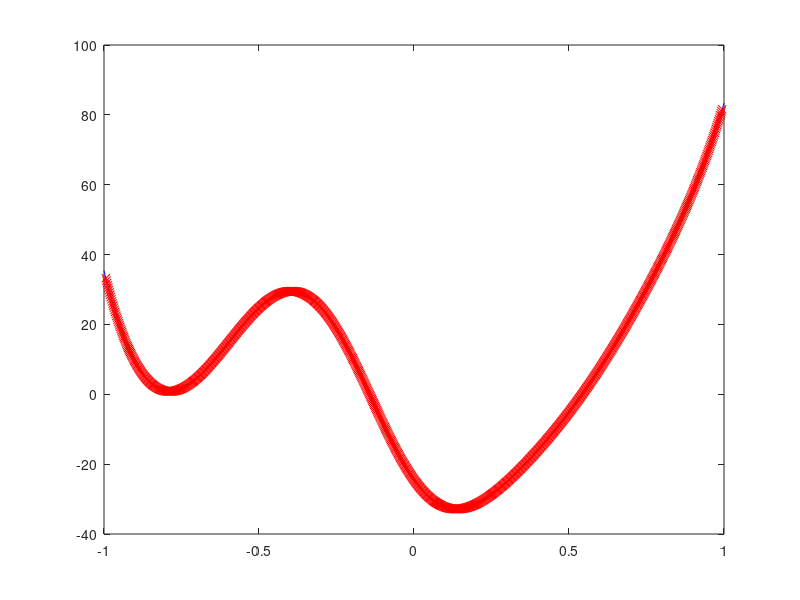
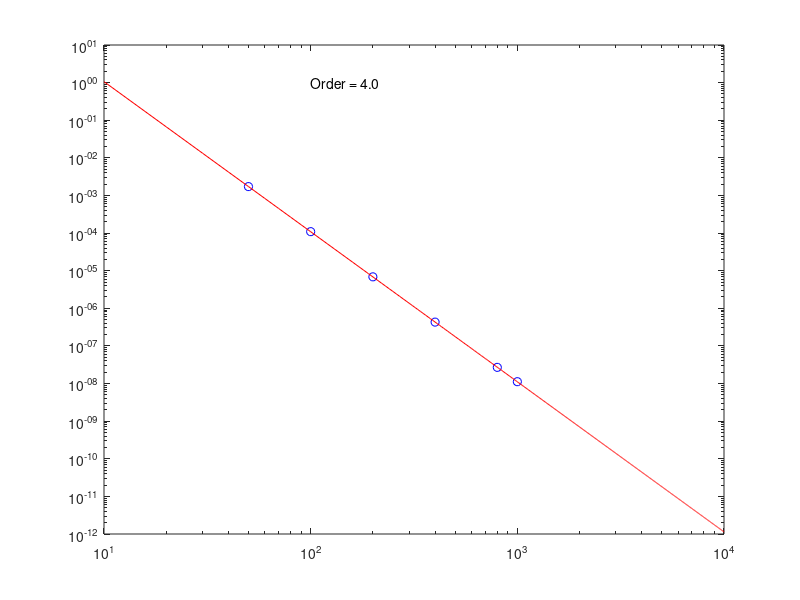

Write the MATLAB code that produced these figures, in order.
%%%%%%%%%%%%%%%%%%%%%%%%%%%%%%%%%%%%%%%%%%%%%%%%%%%%%%%%%%%%%%%%%%%%%%%%%%%%%
%
% test_2nd_derivative_stencil_4th_order.m checks that the fourth-order 
% accurate stencil for the second derivative operator is correct and 
% yields the expected order of accuracy.
%
%%%%%%%%%%%%%%%%%%%%%%%%%%%%%%%%%%%%%%%%%%%%%%%%%%%%%%%%%%%%%%%%%%%%%%%%%%%%%

%%%%%%%%%%%%%%%%%%%%%%%%%%%%%%%%%%%%%%%%%%%%%%%%%%%%%%%%%%%%%%
% MATLAB parameters
%%%%%%%%%%%%%%%%%%%%%%%%%%%%%%%%%%%%%%%%%%%%%%%%%%%%%%%%%%%%%%
clear;
format long;
format compact;


%%%%%%%%%%%%%%%%%%%%%%%%%%%%%%%%%%%%%%%%%%%%%%%%%%%%%%%%%%%%%%
% numerical parameters
%%%%%%%%%%%%%%%%%%%%%%%%%%%%%%%%%%%%%%%%%%%%%%%%%%%%%%%%%%%%%%
N = [50 100 200 400 800 1000];
stencil = [-1/12, 4/3, -5/2, 4/3, -1/12];


%%%%%%%%%%%%%%%%%%%%%%%%%%%%%%%%%%%%%%%%%%%%%%%%%%%%%%%%%%%%%%
% compute error for different dx
%%%%%%%%%%%%%%%%%%%%%%%%%%%%%%%%%%%%%%%%%%%%%%%%%%%%%%%%%%%%%%
err_d2f = zeros(size(N));
for i = 1:length(N)

  %%%%%%%%%%%%%%%%%%%%%%%%%%%%%%%%%%%%%%%%%%%%%%%%%%%%%%%%%%%%%%
  % compute grid and stencil
  %%%%%%%%%%%%%%%%%%%%%%%%%%%%%%%%%%%%%%%%%%%%%%%%%%%%%%%%%%%%%%
  dx = 2/N(i);
  x = -1:dx:1;

  %%%%%%%%%%%%%%%%%%%%%%%%%%%%%%%%%%%%%%%%%%%%%%%%%%%%%%%%%%%%%%
  % compare results of applying stencil to known function 
  % with analytical formulae
  %%%%%%%%%%%%%%%%%%%%%%%%%%%%%%%%%%%%%%%%%%%%%%%%%%%%%%%%%%%%%%
  f = exp(cos(3*x))+sin(5*x)+x.^8;
  d2f_exact = -9*cos(3*x).*exp(cos(3*x)) ...
            + 9*(sin(3*x).^2).*exp(cos(3*x)) ...
            - 25*sin(5*x) + 56*x.^6;
  d2f_approx = zeros(size(x));
  for j = 3:length(x)-2
    d2f_approx(j) = sum(f(j-2:j+2).*stencil)/dx^2;
  end
  err_d2f(i) = norm(d2f_approx(4:end-3)-d2f_exact(4:end-3),'inf');

  % plot results
  figure(1); clf;
  plot(x,d2f_exact,'b');
  hold on;
  plot(x(4:end-3),d2f_approx(4:end-3),'rx');

end

% compute order of discretization
P = polyfit(log(N),log(err_d2f),1);
order = -P(1)

% plot error vs N
figure(2); clf;
loglog(N,err_d2f,'bo');
hold on;
N_plot = 10:10:10000;
plot(N_plot,exp(log(N_plot)*P(1)+P(2)),'r');
order_str = sprintf('Order = %1.1f', order);
text(100,1,order_str);
